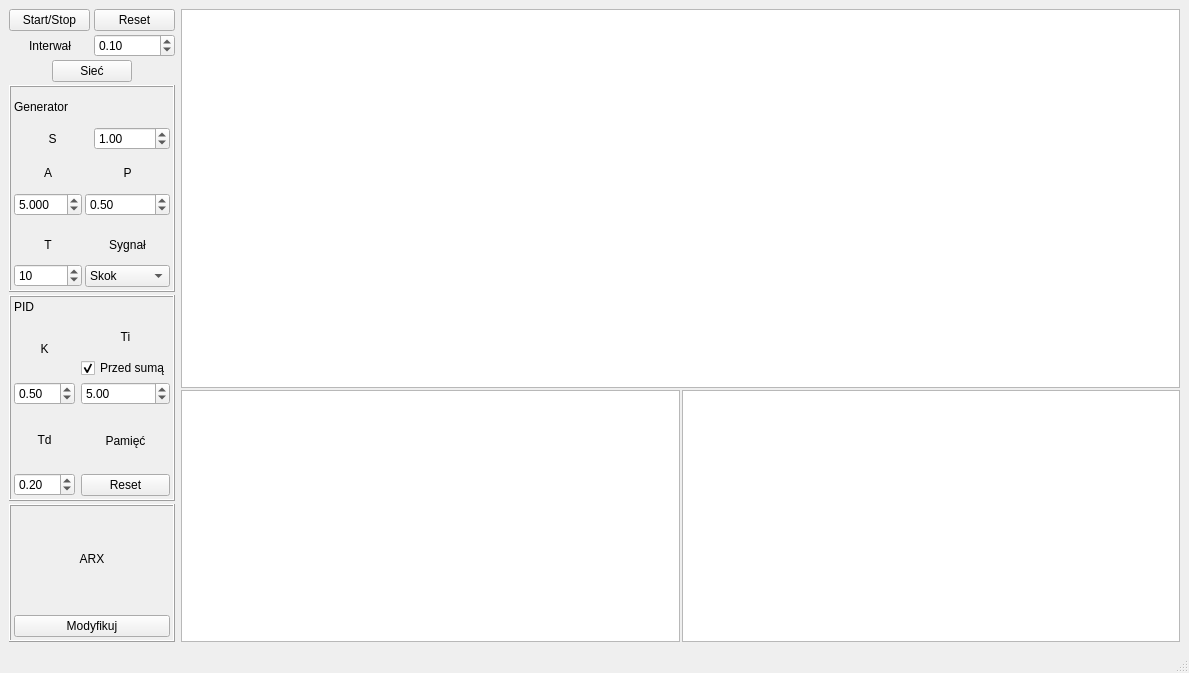
<?xml version="1.0" encoding="UTF-8"?>
<ui version="4.0">
 <class>MainWindow</class>
 <widget class="QMainWindow" name="MainWindow">
  <property name="geometry">
   <rect>
    <x>0</x>
    <y>0</y>
    <width>1189</width>
    <height>673</height>
   </rect>
  </property>
  <property name="windowTitle">
   <string>SUAR</string>
  </property>
  <widget class="QWidget" name="centralwidget">
   <layout class="QGridLayout" name="gridLayout_6">
    <item row="0" column="0">
     <layout class="QVBoxLayout" name="verticalLayout_15" stretch="1,3,3,2">
      <property name="spacing">
       <number>3</number>
      </property>
      <item>
       <layout class="QVBoxLayout" name="verticalLayout_16">
        <item>
         <layout class="QHBoxLayout" name="horizontalLayout_8">
          <property name="spacing">
           <number>4</number>
          </property>
          <item>
           <widget class="QPushButton" name="StartStop">
            <property name="text">
             <string>Start/Stop</string>
            </property>
           </widget>
          </item>
          <item>
           <widget class="QPushButton" name="Reset">
            <property name="text">
             <string>Reset</string>
            </property>
           </widget>
          </item>
         </layout>
        </item>
        <item>
         <layout class="QHBoxLayout" name="horizontalLayout_4">
          <item>
           <widget class="QLabel" name="label_2">
            <property name="text">
             <string>Interwał</string>
            </property>
            <property name="alignment">
             <set>Qt::AlignmentFlag::AlignCenter</set>
            </property>
           </widget>
          </item>
          <item>
           <widget class="QDoubleSpinBox" name="Spbox_inter">
            <property name="minimum">
             <double>0.050000000000000</double>
            </property>
            <property name="singleStep">
             <double>0.050000000000000</double>
            </property>
            <property name="value">
             <double>0.100000000000000</double>
            </property>
           </widget>
          </item>
         </layout>
        </item>
        <item>
         <layout class="QHBoxLayout" name="horizontalLayout">
          <item>
           <widget class="QLabel" name="lampkaWyrabiania">
            <property name="text">
             <string/>
            </property>
           </widget>
          </item>
          <item>
           <widget class="QPushButton" name="btnNetwork">
            <property name="text">
             <string>Sieć</string>
            </property>
           </widget>
          </item>
          <item>
           <layout class="QGridLayout" name="gridLayout_5">
            <item row="0" column="0">
             <widget class="QLabel" name="label_13">
              <property name="text">
               <string/>
              </property>
             </widget>
            </item>
            <item row="0" column="1">
             <widget class="QLabel" name="lblSiec">
              <property name="text">
               <string/>
              </property>
             </widget>
            </item>
           </layout>
          </item>
         </layout>
        </item>
       </layout>
      </item>
      <item>
       <widget class="QFrame" name="frame">
        <property name="frameShape">
         <enum>QFrame::Shape::Box</enum>
        </property>
        <property name="frameShadow">
         <enum>QFrame::Shadow::Raised</enum>
        </property>
        <layout class="QHBoxLayout" name="horizontalLayout_7">
         <property name="spacing">
          <number>3</number>
         </property>
         <property name="leftMargin">
          <number>3</number>
         </property>
         <property name="topMargin">
          <number>3</number>
         </property>
         <property name="rightMargin">
          <number>3</number>
         </property>
         <property name="bottomMargin">
          <number>3</number>
         </property>
         <item>
          <layout class="QVBoxLayout" name="verticalLayout_12" stretch="1,2,4">
           <item>
            <widget class="QLabel" name="label">
             <property name="text">
              <string>Generator</string>
             </property>
            </widget>
           </item>
           <item>
            <layout class="QHBoxLayout" name="horizontalLayout_2">
             <item>
              <widget class="QLabel" name="label_12">
               <property name="text">
                <string>S</string>
               </property>
               <property name="alignment">
                <set>Qt::AlignmentFlag::AlignCenter</set>
               </property>
              </widget>
             </item>
             <item>
              <widget class="QDoubleSpinBox" name="ustaw_S">
               <property name="minimum">
                <double>-100.000000000000000</double>
               </property>
               <property name="singleStep">
                <double>0.100000000000000</double>
               </property>
               <property name="value">
                <double>1.000000000000000</double>
               </property>
              </widget>
             </item>
            </layout>
           </item>
           <item>
            <layout class="QGridLayout" name="gridLayout">
             <property name="verticalSpacing">
              <number>9</number>
             </property>
             <item row="1" column="0">
              <layout class="QVBoxLayout" name="verticalLayout_9">
               <item>
                <widget class="QLabel" name="label_5">
                 <property name="text">
                  <string>T</string>
                 </property>
                 <property name="alignment">
                  <set>Qt::AlignmentFlag::AlignCenter</set>
                 </property>
                </widget>
               </item>
               <item>
                <widget class="QSpinBox" name="ustawT">
                 <property name="minimum">
                  <number>1</number>
                 </property>
                 <property name="value">
                  <number>10</number>
                 </property>
                </widget>
               </item>
              </layout>
             </item>
             <item row="1" column="1">
              <layout class="QVBoxLayout" name="verticalLayout_8">
               <item>
                <widget class="QLabel" name="label_6">
                 <property name="text">
                  <string>Sygnał</string>
                 </property>
                 <property name="alignment">
                  <set>Qt::AlignmentFlag::AlignCenter</set>
                 </property>
                </widget>
               </item>
               <item>
                <widget class="QComboBox" name="Sygnal">
                 <item>
                  <property name="text">
                   <string>Skok</string>
                  </property>
                 </item>
                 <item>
                  <property name="text">
                   <string>Pros</string>
                  </property>
                 </item>
                 <item>
                  <property name="text">
                   <string>Sinusoida</string>
                  </property>
                 </item>
                </widget>
               </item>
              </layout>
             </item>
             <item row="0" column="0">
              <layout class="QVBoxLayout" name="verticalLayout_11">
               <item>
                <widget class="QLabel" name="label_3">
                 <property name="text">
                  <string>A</string>
                 </property>
                 <property name="alignment">
                  <set>Qt::AlignmentFlag::AlignCenter</set>
                 </property>
                </widget>
               </item>
               <item>
                <widget class="QDoubleSpinBox" name="ustawA">
                 <property name="decimals">
                  <number>3</number>
                 </property>
                 <property name="minimum">
                  <double>-99.000000000000000</double>
                 </property>
                 <property name="singleStep">
                  <double>0.100000000000000</double>
                 </property>
                 <property name="value">
                  <double>5.000000000000000</double>
                 </property>
                </widget>
               </item>
              </layout>
             </item>
             <item row="0" column="1">
              <layout class="QVBoxLayout" name="verticalLayout_10">
               <item>
                <widget class="QLabel" name="label_4">
                 <property name="text">
                  <string>P</string>
                 </property>
                 <property name="alignment">
                  <set>Qt::AlignmentFlag::AlignCenter</set>
                 </property>
                </widget>
               </item>
               <item>
                <widget class="QDoubleSpinBox" name="ustawP">
                 <property name="maximum">
                  <double>1.000000000000000</double>
                 </property>
                 <property name="singleStep">
                  <double>0.100000000000000</double>
                 </property>
                 <property name="value">
                  <double>0.500000000000000</double>
                 </property>
                </widget>
               </item>
              </layout>
             </item>
            </layout>
           </item>
          </layout>
         </item>
        </layout>
       </widget>
      </item>
      <item>
       <widget class="QFrame" name="frame_2">
        <property name="frameShape">
         <enum>QFrame::Shape::Box</enum>
        </property>
        <property name="frameShadow">
         <enum>QFrame::Shadow::Raised</enum>
        </property>
        <layout class="QGridLayout" name="gridLayout_3">
         <property name="leftMargin">
          <number>3</number>
         </property>
         <property name="topMargin">
          <number>3</number>
         </property>
         <property name="rightMargin">
          <number>3</number>
         </property>
         <property name="bottomMargin">
          <number>3</number>
         </property>
         <item row="0" column="0">
          <layout class="QVBoxLayout" name="verticalLayout_13" stretch="0,4">
           <item>
            <widget class="QLabel" name="label_10">
             <property name="text">
              <string>PID</string>
             </property>
            </widget>
           </item>
           <item>
            <layout class="QGridLayout" name="gridLayout_2">
             <item row="0" column="0">
              <layout class="QVBoxLayout" name="verticalLayout_7">
               <property name="spacing">
                <number>4</number>
               </property>
               <item>
                <widget class="QLabel" name="label_11">
                 <property name="text">
                  <string>K</string>
                 </property>
                 <property name="alignment">
                  <set>Qt::AlignmentFlag::AlignCenter</set>
                 </property>
                </widget>
               </item>
               <item>
                <widget class="QDoubleSpinBox" name="ustawKpid">
                 <property name="singleStep">
                  <double>0.100000000000000</double>
                 </property>
                 <property name="value">
                  <double>0.500000000000000</double>
                 </property>
                </widget>
               </item>
              </layout>
             </item>
             <item row="1" column="0">
              <layout class="QVBoxLayout" name="verticalLayout_6">
               <property name="spacing">
                <number>4</number>
               </property>
               <item>
                <widget class="QLabel" name="label_7">
                 <property name="text">
                  <string>Td</string>
                 </property>
                 <property name="alignment">
                  <set>Qt::AlignmentFlag::AlignCenter</set>
                 </property>
                </widget>
               </item>
               <item>
                <widget class="QDoubleSpinBox" name="ustawTd">
                 <property name="singleStep">
                  <double>0.100000000000000</double>
                 </property>
                 <property name="value">
                  <double>0.200000000000000</double>
                 </property>
                </widget>
               </item>
              </layout>
             </item>
             <item row="0" column="1">
              <layout class="QVBoxLayout" name="verticalLayout_5">
               <property name="spacing">
                <number>4</number>
               </property>
               <item>
                <widget class="QLabel" name="label_8">
                 <property name="text">
                  <string>Ti</string>
                 </property>
                 <property name="alignment">
                  <set>Qt::AlignmentFlag::AlignCenter</set>
                 </property>
                </widget>
               </item>
               <item>
                <widget class="QCheckBox" name="chboxCalka">
                 <property name="text">
                  <string>Przed sumą</string>
                 </property>
                 <property name="checked">
                  <bool>true</bool>
                 </property>
                </widget>
               </item>
               <item>
                <widget class="QDoubleSpinBox" name="ustawTi">
                 <property name="singleStep">
                  <double>0.100000000000000</double>
                 </property>
                 <property name="value">
                  <double>5.000000000000000</double>
                 </property>
                </widget>
               </item>
              </layout>
             </item>
             <item row="1" column="1">
              <layout class="QVBoxLayout" name="verticalLayout_4">
               <property name="spacing">
                <number>4</number>
               </property>
               <item>
                <widget class="QLabel" name="label_9">
                 <property name="text">
                  <string>Pamięć</string>
                 </property>
                 <property name="alignment">
                  <set>Qt::AlignmentFlag::AlignCenter</set>
                 </property>
                </widget>
               </item>
               <item>
                <widget class="QPushButton" name="pidReset">
                 <property name="text">
                  <string>Reset</string>
                 </property>
                </widget>
               </item>
              </layout>
             </item>
            </layout>
           </item>
          </layout>
         </item>
        </layout>
       </widget>
      </item>
      <item>
       <widget class="QFrame" name="frame_3">
        <property name="frameShape">
         <enum>QFrame::Shape::Box</enum>
        </property>
        <property name="frameShadow">
         <enum>QFrame::Shadow::Raised</enum>
        </property>
        <layout class="QGridLayout" name="gridLayout_4">
         <property name="leftMargin">
          <number>3</number>
         </property>
         <property name="topMargin">
          <number>3</number>
         </property>
         <property name="rightMargin">
          <number>3</number>
         </property>
         <property name="bottomMargin">
          <number>3</number>
         </property>
         <item row="0" column="0">
          <layout class="QVBoxLayout" name="verticalLayout_14" stretch="1,2">
           <item>
            <widget class="QLabel" name="label_14">
             <property name="text">
              <string>ARX</string>
             </property>
             <property name="alignment">
              <set>Qt::AlignmentFlag::AlignCenter</set>
             </property>
            </widget>
           </item>
           <item>
            <widget class="QPushButton" name="edytujARX">
             <property name="text">
              <string>Modyfikuj</string>
             </property>
            </widget>
           </item>
          </layout>
         </item>
        </layout>
       </widget>
      </item>
     </layout>
    </item>
    <item row="0" column="1">
     <layout class="QVBoxLayout" name="verticalLayout" stretch="3,2">
      <property name="spacing">
       <number>2</number>
      </property>
      <item>
       <widget class="QChartView" name="Chartwartosci"/>
      </item>
      <item>
       <layout class="QHBoxLayout" name="horizontalLayout_3">
        <property name="spacing">
         <number>2</number>
        </property>
        <item>
         <widget class="QChartView" name="ChartUchyb"/>
        </item>
        <item>
         <widget class="QChartView" name="ChartSterowanie"/>
        </item>
       </layout>
      </item>
     </layout>
    </item>
   </layout>
  </widget>
  <widget class="QMenuBar" name="menubar">
   <property name="geometry">
    <rect>
     <x>0</x>
     <y>0</y>
     <width>1189</width>
     <height>21</height>
    </rect>
   </property>
  </widget>
  <widget class="QStatusBar" name="statusbar"/>
 </widget>
 <customwidgets>
  <customwidget>
   <class>QChartView</class>
   <extends>QGraphicsView</extends>
   <header>QChartView</header>
  </customwidget>
 </customwidgets>
 <resources/>
 <connections/>
</ui>
